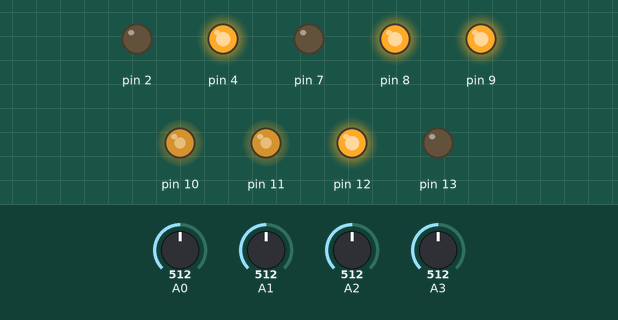
The sketch below on a simulated Arduino Uno, built with avr-gcc and run on an emulated ATmega328P. Parts: output pins drawn as LEDs (lit = HIGH). The test bench sets the inputs (shaded band); at power-on: A0 = 512, A1 = 512, A2 = 512, A3 = 512.

Above: at 1.2 s.
1.3 s: A0 set to 315
2.8 s: A0 set to 291
At 4.0 s:
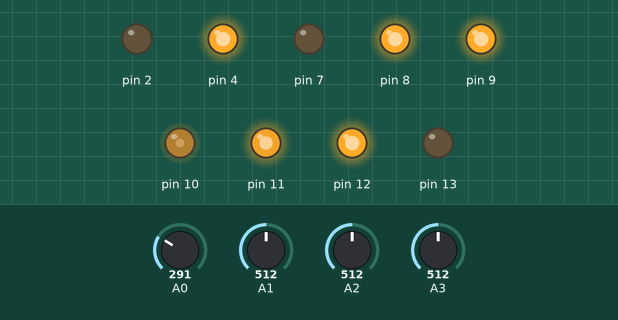
4.3 s: A1 set to 310
5.8 s: A1 set to 286
At 6.9 s:
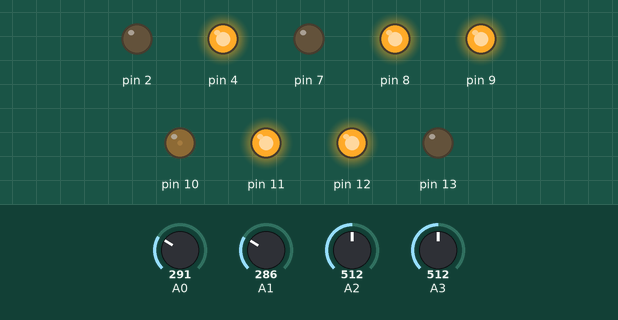
7.3 s: A2 set to 317
8.8 s: A2 set to 284
At 10.2 s:
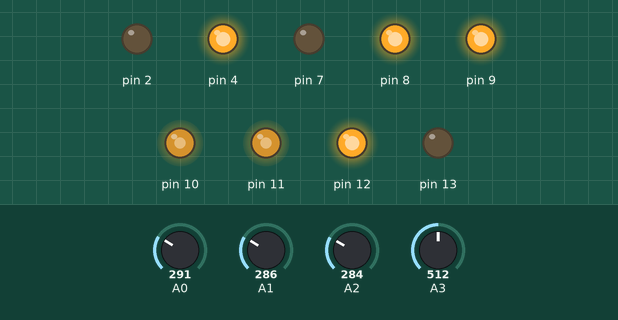
Timing chart, 0 to 11.3 s (numbered marks = the images above; inputs shaded):
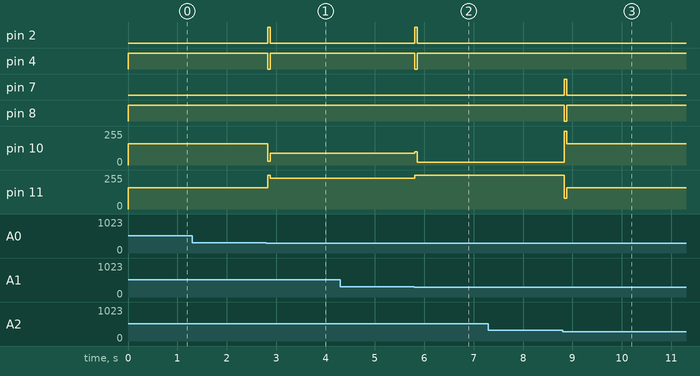

The sketch:

better_values.ino
```cpp
/*a0d-left sensor
  a1d-mid sensor
  a2d-right sensor
  a3d-front sensor
  e-error
  pe-previous error
  prope-error in proportional
  pprope-previous error in proportional
  Have to set value for kp and for base_value
*/
int a0d,a1d,a2d,a3d,value,prope,pprope,e,pe,kp=35,base_value=160;
int corr,lmspeed,rmspeed;
int derve,kd=60,ki=0,inte=0;
void prop(){
  /*if(a3d==0&&value==7){
    while(a3d==0)
    {
      getsensorvalue();
      digitalWrite(8,HIGH);
      digitalWrite(7,LOW);
      analogWrite(11,0);
      digitalWrite(4,HIGH);
      digitalWrite(2,LOW);
      analogWrite(10,200);
    }
  }*/
  switch(value)
  {
    case 2:prope=0;
           break;
    case 3:prope=-2;
           break;
    case 1:prope=-4;
           break;
    case 0:if(pprope==-2||pprope==-4||pprope==-8)
             prope=-8;
           else if(pprope==2||pprope==4||pprope==8)
             prope=8;
           else if(pprope==0)
             prope=0;
           break;
    case 6:prope=2;
           break;
    case 4:prope=4;
           break;
  }
  if(a3d==1&&value==0)
    prope=0;
  else if(a3d==0&&value==7)
    prope=2;
  else if(a3d==1&&value==7)
    prope=0;

}
void getsensorvalue(){
  a0d=analogRead(A0)>300?1:0;
  a1d=analogRead(A1)>300?1:0;
  a2d=analogRead(A2)>300?1:0;
  a3d=analogRead(A3)>250?1:0;
  value=4*a0d+2*a1d+a2d;
}
void calc_corr(){
  corr=kp*prope+kd*derve+ki*inte;
}
void derv(){
  derve=(prope-pprope);
}
void integral(){
  inte+=prope;
}
void drive_motor(){
  lmspeed=base_value-corr;
  rmspeed=base_value+corr;
  if(rmspeed>255)
    rmspeed=255;
  else if(rmspeed<-255)
    rmspeed=-255;
  if(lmspeed>255)
    lmspeed=255;
  else if(lmspeed<-255)
    lmspeed=-255;

  if(lmspeed>=0)
  {
    digitalWrite(8,HIGH);
    digitalWrite(7,LOW);
    analogWrite(11,lmspeed);
  }
  else if(lmspeed<0)
  {
    digitalWrite(8,LOW);
    digitalWrite(7,HIGH);
    analogWrite(11,-lmspeed);
  }
  if(rmspeed>=0)
  {
    digitalWrite(4,HIGH);
    digitalWrite(2,LOW);
    analogWrite(10,rmspeed);
  }
  else if(rmspeed<0)
  {
    digitalWrite(4,LOW);
    digitalWrite(2,HIGH);
    analogWrite(10,-rmspeed);
  }
  delay(50);

}

void setup(){
  pinMode(A0,INPUT);
  pinMode(A1,INPUT);
  pinMode(A2,INPUT);
  pinMode(A3,INPUT);
  pinMode(11,OUTPUT);
  pinMode(10,OUTPUT);
  pinMode(8,OUTPUT);
  pinMode(7,OUTPUT);
  pinMode(4,OUTPUT);
  pinMode(2,OUTPUT);
  pprope=0;
  prope=0;
  e=0;
  pe=0;
  pinMode(12,OUTPUT);
  pinMode(13,OUTPUT);
  pinMode(9,OUTPUT);
  digitalWrite(12,HIGH);
  digitalWrite(13,LOW);
  digitalWrite(9,HIGH);
  Serial.begin(9600);
}
void loop(){
  getsensorvalue();
  pprope=prope;
  prop();
  derv();
  integral();
  calc_corr();
  drive_motor();
}
```

Measured:
- the behaviour switches between 301 and 300 on A0 (found by bisection; images 0 and 1)
- the behaviour switches between 301 and 300 on A1 (found by bisection; images 1 and 2)
- the behaviour switches between 301 and 300 on A2 (found by bisection; images 2 and 3)
- after the input at 1.3 s, every drawn part: stays the same
- after the input at 2.8 s, pin 2: LOW → HIGH at once, → LOW 0.05 s later; pin 4: HIGH → LOW at once, → HIGH 0.05 s later; pin 10: 160/255 → 90/255 at once; pin 11: 160/255 → 230/255 at once
- after the input at 4.3 s, every drawn part: stays the same
- after the input at 5.8 s, pin 2: LOW → HIGH at once, → LOW 0.05 s later; pin 4: HIGH → LOW at once, → HIGH 0.05 s later; pin 10: 90/255 → 20/255 at once; pin 11: 230/255 → 255/255 at once
- after the input at 7.3 s, every drawn part: stays the same
- after the input at 8.8 s, pin 7: LOW → HIGH at once, → LOW 0.05 s later; pin 8: HIGH → LOW at once, → HIGH 0.05 s later; pin 10: 20/255 → 160/255 at once; pin 11: 255/255 → 160/255 at once
